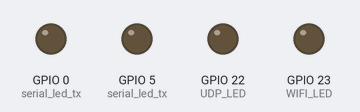
Simulated run of this sketch. Board: ESP32. On the bench: output pins drawn as LEDs (lit = HIGH). WiFi joins after 1.5 s; servers stay silent unless stated; what the sketch prints to the serial monitor is not drawn.

Above: at 0.0 s.
At 1.6 s:
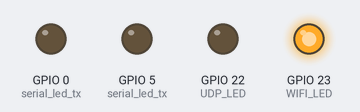
Timing chart, 0 to 3.1 s (numbered marks = the images above):
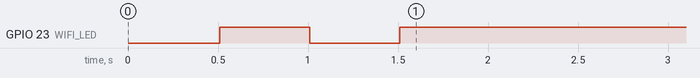

The sketch:

2civ1udp.ino
```cpp
#include <Arduino.h>
#include <WiFi.h>
#include <esp_wifi.h>
#include <WiFi.h>
#include <AsyncUDP.h>

/*********************** Custom Config ***********/
#define SSID "Livebox-****"  // SSID de la box
#define PASSWD "********" // wiFi password
#define HOSTNAME "F1RTD-2IC1UDP" //device hostname
#define UDP_PORT 27000 // N° de Port UDP
#define ICOM1_ADDRESS 0x94 //Adresse CI-V Tx1 (ic7300)
#define ICOM2_ADDRESS 0xA2 //Adresse CI-V Tx2 (ic9700)
/**************************************************/

#define debug Serial
#define UDP_LED 22
#define WIFI_LED 23
#define BUFFERSIZE 256

#define UART_BAUD1 19200
#define SERIAL_PARAM1 SERIAL_8N1
#define SERIAL1_TXPIN 17
#define SERIAL1_RXPIN 16
#define SERIAL1_LEDTX 5

#define UART_BAUD2 19200
#define SERIAL_PARAM2 SERIAL_8N1
#define SERIAL2_TXPIN 4
#define SERIAL2_RXPIN 15
#define SERIAL2_LEDTX 0

AsyncUDP udp;
HardwareSerial Serial_one(1);
HardwareSerial Serial_two(2);
HardwareSerial* COM[2] = { &Serial_one, &Serial_two};
uint8_t buffer[2][128];
uint16_t ix[2] = {0, 0};
uint8_t serial_led_tx [2] =  {SERIAL1_LEDTX,SERIAL2_LEDTX};
uint8_t icom_adress [2] =  {ICOM1_ADDRESS, ICOM2_ADDRESS};

void connect(){
  uint8_t count = 0;
  debug.printf("Connect to %s ...\n", SSID);

  WiFi.begin(SSID, PASSWD);
  while (WiFi.status() != WL_CONNECTED) {
    digitalWrite(WIFI_LED,!digitalRead(WIFI_LED));
    delay(500);
    debug.print("*");
    count ++;
    if (count == 40 && WiFi.status() != WL_CONNECTED){
      debug.print("\nTimeout Wifi Connect : System restart !\n");
      ESP.restart();
    }
  }

  digitalWrite(WIFI_LED,HIGH);
  debug.println("\nWifi connected.");
  debug.println(WiFi.localIP());


  bool listening = false;
  if (udp.listen(UDP_PORT)){
    listening = true;
    debug.printf("Listening on port %d\n", UDP_PORT);
  }

  if (listening) {
    udp.onPacket([](AsyncUDPPacket packet) {
      digitalWrite(UDP_LED,HIGH);
      delay(5);
      for (uint16_t i = 0; i < 2; i++){
        if (packet.data()[2] == icom_adress[i]){
          COM[i]->write(packet.data(), packet.length());
          break;
        }
      }
      digitalWrite(UDP_LED,LOW);
    });
  }

}

void WiFi_Disconnected(WiFiEvent_t event, WiFiEventInfo_t info) {
  debug.print("\nWiFi disconnected !\n");
  connect();
}

void setup() {
  delay(500);
  Serial.begin(9600);
  pinMode (serial_led_tx[0],OUTPUT);
  pinMode (serial_led_tx[1],OUTPUT);
  pinMode (UDP_LED,OUTPUT);
  pinMode (WIFI_LED,OUTPUT);
  digitalWrite(serial_led_tx[0],LOW);
  digitalWrite(serial_led_tx[1],LOW);
  digitalWrite(UDP_LED,LOW);
  digitalWrite(WIFI_LED,LOW);

  COM[0]->begin(UART_BAUD1, SERIAL_PARAM1, SERIAL1_RXPIN, SERIAL1_TXPIN);
  COM[1]->begin(UART_BAUD2, SERIAL_PARAM2, SERIAL2_RXPIN, SERIAL2_TXPIN);

  debug.print("\n\nDual Port Icom CI-V <-> UDP\nF1RTD - 2024\n");

  WiFi.mode(WIFI_STA);
  WiFi.setHostname(HOSTNAME);
  WiFi.onEvent(WiFi_Disconnected, ARDUINO_EVENT_WIFI_STA_DISCONNECTED);
  connect();
  esp_err_t esp_wifi_set_max_tx_power(50);
}

void loop() {
  for (int i = 0; i < 2; i++) {
    if (COM[i] != NULL) {
      if (COM[i]->available()) {
        digitalWrite(serial_led_tx[i],HIGH);
        while (COM[i]->available()) {
          buffer[i][ix[i]] = COM[i]->read();
          ix[i]++;
          if (buffer[i][ix[i]-1] == 253){
            udp.broadcastTo(buffer[i], ix[i], UDP_PORT);
            ix[i] = 0;
            memset(buffer[i], 0, sizeof(buffer[i]));
            break;
          }
        }
      digitalWrite(serial_led_tx[i],LOW);
      }
    }
  }
}
```
